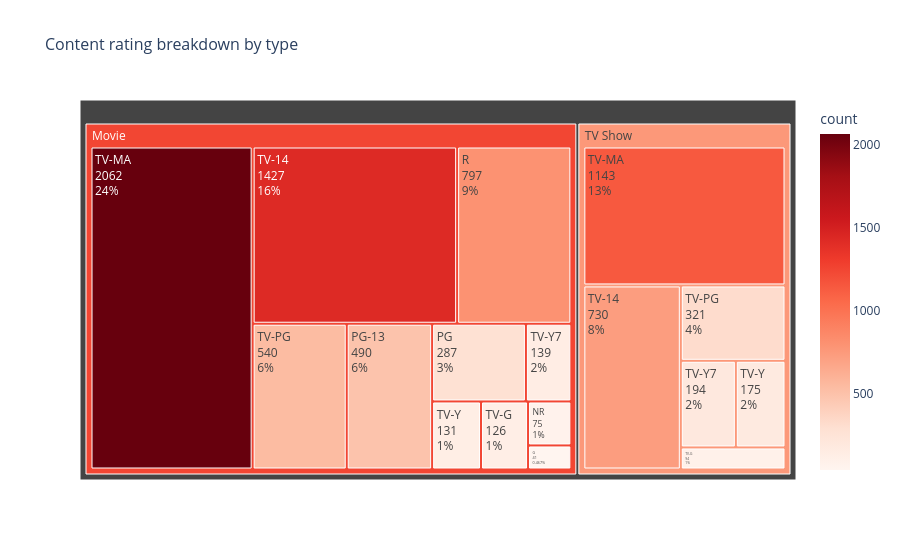

Notebook code cell kept with this figure:
### Code cell
# Treemap (Rating × Type breakdown)
rating_type = (df.groupby(['rating', 'type'])
                 .size().reset_index(name='count'))
# Remove edge-case ratings with very low counts
rating_type = rating_type[rating_type['count'] > 5]

fig = px.treemap(
    rating_type,
    path=['type', 'rating'],
    values='count',
    color='count',
    color_continuous_scale='Reds',
    title='Content rating breakdown by type',
    hover_data={'count': True}
)
fig.update_traces(textinfo='label+value+percent root')
fig.update_layout(title_font_size=16)
fig.write_html('charts/12_treemap_ratings.html')
fig.show()

### Figure 1 — Plotly figure (JSON) as saved in the notebook; plotly's stock layout.template omitted (floating-point values rounded to 4 significant figures)
{"data": [{"branchvalues": "total", "customdata": [[41], [75], [287], [490], [797], [1427], [730], [126], [94], [2062], [1143], [540], [321], [131], [175], [139], [194], [1242.0], [760.1]], "domain": {"x": [0, 1], "y": [0, 1]}, "hovertemplate": "labels=%{label}<br>count_sum=%{value}<br>parent=%{parent}<br>id=%{id}<br>count=%{color}<extra></extra>", "ids": ["Movie/G", "Movie/NR", "Movie/PG", "Movie/PG-13", "Movie/R", "Movie/TV-14", "TV Show/TV-14", "Movie/TV-G", "TV Show/TV-G", "Movie/TV-MA", "TV Show/TV-MA", "Movie/TV-PG", "TV Show/TV-PG", "Movie/TV-Y", "TV Show/TV-Y", "Movie/TV-Y7", "TV Show/TV-Y7", "Movie", "TV Show"], "labels": ["G", "NR", "PG", "PG-13", "R", "TV-14", "TV-14", "TV-G", "TV-G", "TV-MA", "TV-MA", "TV-PG", "TV-PG", "TV-Y", "TV-Y", "TV-Y7", "TV-Y7", "Movie", "TV Show"], "marker": {"coloraxis": "coloraxis", "colors": [41, 75, 287, 490, 797, 1427, 730, 126, 94, 2062, 1143, 540, 321, 131, 175, 139, 194, 1242.0, 760.1]}, "name": "", "parents": ["Movie", "Movie", "Movie", "Movie", "Movie", "Movie", "TV Show", "Movie", "TV Show", "Movie", "TV Show", "Movie", "TV Show", "Movie", "TV Show", "Movie", "TV Show", "", ""], "textinfo": "label+value+percent root", "type": "treemap", "values": [41, 75, 287, 490, 797, 1427, 730, 126, 94, 2062, 1143, 540, 321, 131, 175, 139, 194, 6115, 2657]}], "layout": {"coloraxis": {"colorbar": {"title": {"text": "count"}}, "colorscale": [[0, "rgb(255,245,240)"], [0.125, "rgb(254,224,210)"], [0.25, "rgb(252,187,161)"], [0.375, "rgb(252,146,114)"], [0.5, "rgb(251,106,74)"], [0.625, "rgb(239,59,44)"], [0.75, "rgb(203,24,29)"], [0.875, "rgb(165,15,21)"], [1, "rgb(103,0,13)"]]}, "legend": {"tracegroupgap": 0}, "title": {"font": {"size": 16}, "text": "Content rating breakdown by type"}}}
